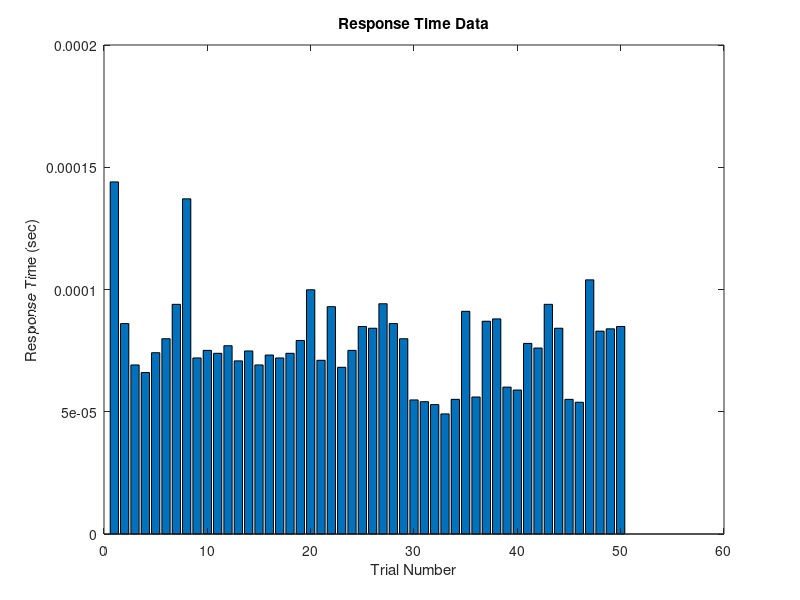

Write MATLAB code to recreate this figure.
clear all;
clc;
 
%declaring variables 
 
total_trials = 50; % total number of trials
block1_key = 'z'; % key pressed for block 1
block2_key = 'x'; % key pressed for block 2
block3_key = 'n'; % key pressed for block 3
block4_key = 'm'; % key pressed for block 4
 
%declaring a cell array to store the trial responses
 
response_data = cell(total_trials,5); % declaring a cell array with 5 columns
 
%storing the trial number and the block number
 
for i=1:total_trials % looping over the total trials 
    response_data(i,1) = {i}; % storing the trial number
    block_number = randi(4); % choosing a random number between 1-4
    response_data(i,2) = {block_number}; % storing the block number
end
 
%creating a figure window
 
figure('name','Diary Liewald Experiment','position',[100,100,800,600]);
 
%presenting visual stimuli and collecting responses
 
for i=1:total_trials % looping over the total trials
    block_number = response_data{i,2}; % accessing the block number from the cell array
    switch block_number % switch case for different blocks
        case 1 % for block 1
            fill([0 0 1 1],[0 1 1 0],'w'); % drawing a white square
            text(0.5, 0.5, 'Block 1','FontSize',14); % writing block 1 in the middle of the square
            set(gca,'visible','off'); % making the axis invisible
            drawnow; % drawing the figure
            pause(0.5); % pausing for 0.5 seconds
            tic; % starting the timer
            key_pressed = waitforbuttonpress; % waiting for the key press
            if key_pressed == 0 % if no key is pressed
                response_data(i,3) = {NaN}; % storing NaN in the response array
            else % if key is pressed
                key_pressed = get(gcf,'CurrentCharacter'); % getting the key pressed
                if key_pressed == block1_key % checking if the key pressed is the block1 key
                    response_data(i,3) = {1}; % storing 1 in the response array
                else % if the key pressed is not the block1 key
                    response_data(i,3) = {0}; % storing 0 in the response array
                end
                response_data(i,4) = {toc}; % storing the response time in the response array
            end
        case 2 % for block 2
            fill([0 0 1 1],[0 1 1 0],'w'); % drawing a white square
            text(0.5, 0.5, 'Block 2','FontSize',14); % writing block 2 in the middle of the square
            set(gca,'visible','off'); % making the axis invisible
            drawnow; % drawing the figure
            pause(0.5); % pausing for 0.5 seconds
            tic; % starting the timer
            key_pressed = waitforbuttonpress; % waiting for the key press
            if key_pressed == 0 % if no key is pressed
                response_data(i,3) = {NaN}; % storing NaN in the response array
            else % if key is pressed
                key_pressed = get(gcf,'CurrentCharacter'); % getting the key pressed
                if key_pressed == block2_key % checking if the key pressed is the block2 key
                    response_data(i,3) = {1}; % storing 1 in the response array
                else % if the key pressed is not the block2 key
                    response_data(i,3) = {0}; % storing 0 in the response array
                end
                response_data(i,4) = {toc}; % storing the response time in the response array
            end
        case 3 % for block 3
            fill([0 0 1 1],[0 1 1 0],'w'); % drawing a white square
            text(0.5, 0.5, 'Block 3','FontSize',14); % writing block 3 in the middle of the square
            set(gca,'visible','off'); % making the axis invisible
            drawnow; % drawing the figure
            pause(0.5); % pausing for 0.5 seconds
            tic; % starting the timer
            key_pressed = waitforbuttonpress; % waiting for the key press
            if key_pressed == 0 % if no key is pressed
                response_data(i,3) = {NaN}; % storing NaN in the response array
            else % if key is pressed
                key_pressed = get(gcf,'CurrentCharacter'); % getting the key pressed
                if key_pressed == block3_key % checking if the key pressed is the block3 key
                    response_data(i,3) = {1}; % storing 1 in the response array
                else % if the key pressed is not the block3 key
                    response_data(i,3) = {0}; % storing 0 in the response array
                end
                response_data(i,4) = {toc}; % storing the response time in the response array
            end
        case 4 % for block 4
            fill([0 0 1 1],[0 1 1 0],'w'); % drawing a white square
            text(0.5, 0.5, 'Block 4','FontSize',14); % writing block 4 in the middle of the square
            set(gca,'visible','off'); % making the axis invisible
            drawnow; % drawing the figure
            pause(0.5); % pausing for 0.5 seconds
            tic; % starting the timer
            key_pressed = waitforbuttonpress; % waiting for the key press
            if key_pressed == 0 % if no key is pressed
                response_data(i,3) = {NaN}; % storing NaN in the response array
            else % if key is pressed
                key_pressed = get(gcf,'CurrentCharacter'); % getting the key pressed
                if key_pressed == block4_key % checking if the key pressed is the block4 key
                    response_data(i,3) = {1}; % storing 1 in the response array
                else % if the key pressed is not the block4 key
                    response_data(i,3) = {0}; % storing 0 in the response array
                end
                response_data(i,4) = {toc}; % storing the response time in the response array
            end
    end
    
    % storing the reaction time
    if isempty(cell2mat(response_data(i,4))) % if the response time is empty
        response_data(i,5) = {NaN}; % storing NaN in the response array
    else % if the response time is not empty
        response_data(i,5) = {cell2mat(response_data(i,4))}; % storing the response time in the response array
    end
end
 
% plotting bar charts
 
bar_chart1_data = cell2mat(response_data(:,3)); % extracting the response data from the response array
bar(bar_chart1_data); % generating a bar chart
title('Response Data'); % giving a title to the bar chart
xlabel('Trial Number'); % giving a label to the x-axis
ylabel('Response'); % giving a label to the y-axis
 
bar_chart2_data = cell2mat(response_data(:,5)); % extracting the response time data from the response array
bar(bar_chart2_data); % generating a bar chart
title('Response Time Data'); % giving a title to the bar chart
xlabel('Trial Number'); % giving a label to the x-axis
ylabel('Response Time (sec)'); % giving a label to the y-axis
 
% analysing responses using t-tests
 
[h,p,ci,stats] = ttest(bar_chart1_data); % performing a t-test on the response data
disp(['The t-test results indicate that the response data is significant with p-value = ',num2str(p)]); % displaying the results of the t-test
[h,p,ci,stats] = ttest(bar_chart2_data); % performing a t-test on the response time data
disp(['The t-test results indicate that the response time data is significant with p-value = ',num2str(p)]); % displaying the results of the t-test
 
% conclusion
 
disp('The results of the t-test indicate that the response data and the response time data are both significant.'); % conclusion based on the t-test results
